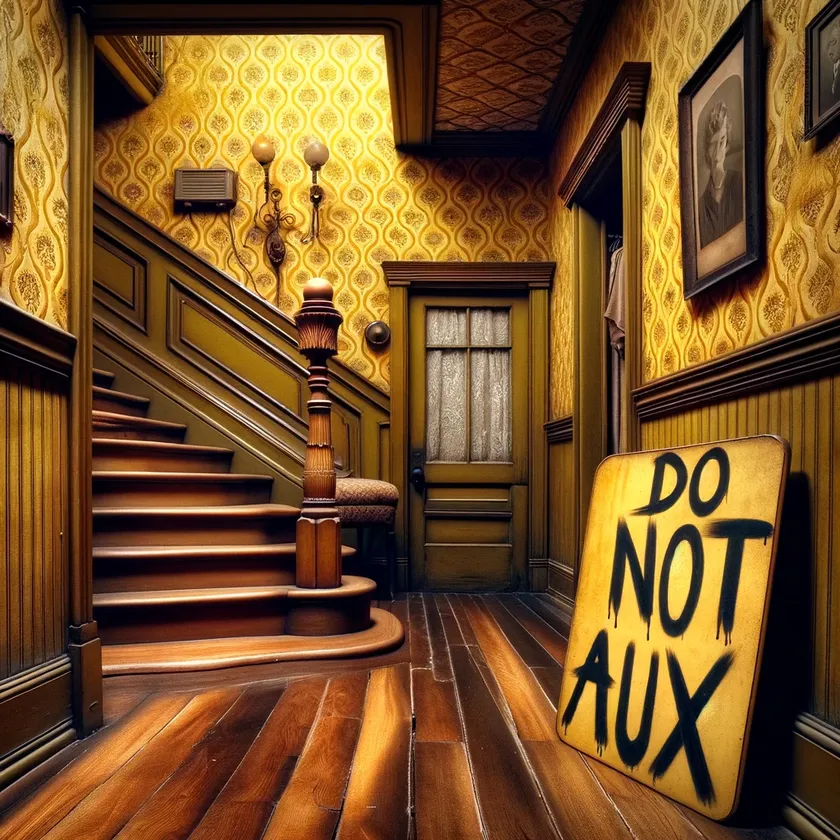
#> input picture image.webp, 840 x 840 px, shrunk from 1024 x 1024 before the run
$ python -i destroy_stego.py   (imports and definitions only)
#> lines starting #> are read from the running program, lines starting #| are printed output that depends on the picture
import sys
from PIL import Image
import io
import numpy as np
import random
import shutil

def scramble_last_nbits(array, n_bits):
    random.seed(0)
    """
    Scramble the last n bits while maintaining the same number of 1s and 0s
    n_bits: number of least significant bits to process
    """
    # Create mask for the last n bits
    mask_n_bits = (1 << n_bits) - 1  # e.g., for n=3: 0b111

    # Get the last n bits
    last_n_bits = array & mask_n_bits

    # Create a mapping of original values to scrambled values
    # This ensures consistent scrambling for same input values
    unique_values = np.unique(last_n_bits)
    scrambled_map = {}

    for val in unique_values:
        # Count number of 1s in binary representation
        num_ones = bin(val).count('1')
        # Get all possible values with same number of 1s
        possible_values = [i for i in range(mask_n_bits + 1) if bin(i).count('1') == num_ones]
        # Randomly select one (but consistently for the same input value)
        random.seed(val)  # Make it deterministic for same input
        scrambled_map[val] = random.choice(possible_values)

    # Apply the scrambling
    result = (array & ~mask_n_bits)  # Clear the last n bits
    for original, scrambled in scrambled_map.items():
        mask = last_n_bits == original
        result[mask] |= scrambled

    return result

def process_frame(frame, n_bits=3):
    """Process a single frame of the image"""
    # Store alpha if present
    has_alpha = 'A' in frame.getbands()
    if has_alpha:
        alpha = frame.split()[-1]
        frame = frame.convert('RGB')
    else:
        alpha = None
        frame = frame.convert('RGB')

    # Process RGB data
    img_array = np.array(frame)
    # Scramble the last n bits
    img_array = scramble_last_nbits(img_array, n_bits)

    # Convert back to image
    frame = Image.fromarray(img_array.astype('uint8'))
    rgb_output = io.BytesIO()
    frame.save(rgb_output, format='PNG', optimize=True)
    frame = Image.open(rgb_output)

    if has_alpha:
        frame = frame.convert('RGBA')
        alpha_array = np.array(alpha)

        # Only process partial alpha values
        partial_alpha_mask = (alpha_array > 0) & (alpha_array < 255)
        # Scramble the last n bits of partial alpha values
        alpha_array[partial_alpha_mask] = scramble_last_nbits(alpha_array[partial_alpha_mask], n_bits)
        frame.putalpha(Image.fromarray(alpha_array.astype('uint8')))

    return frame

def destroy_hidden_data(input_path, output_path, n_bits=3):
    """
    Process image to destroy potential hidden data while preserving transparency.
    For GIFs, just copies the file and returns True.

    Parameters:
    - input_path: path to input image
    - output_path: path to save processed image
    - n_bits: number of least significant bits to process (default=3)
    """
#> called with input_path = '../image.webp', output_path = 'out.png', n_bits = 3
    try:
        # Read input file
        with open(input_path, 'rb') as f:
            img = Image.open(f)
#> img is the input picture: PIL image 840x840 RGB; mean R, G, B 120.5, 82.9, 39.4

            # For GIFs, just copy the file and return True
            if img.format == 'GIF':
                shutil.copy2(input_path, output_path)
                return True

            # Process static image
            processed_img = process_frame(img, n_bits)
#> in process_frame, `has_alpha = 'A' in frame.getbands()`: has_alpha = False
#> in scramble_last_nbits, `last_n_bits = array & mask_n_bits`:
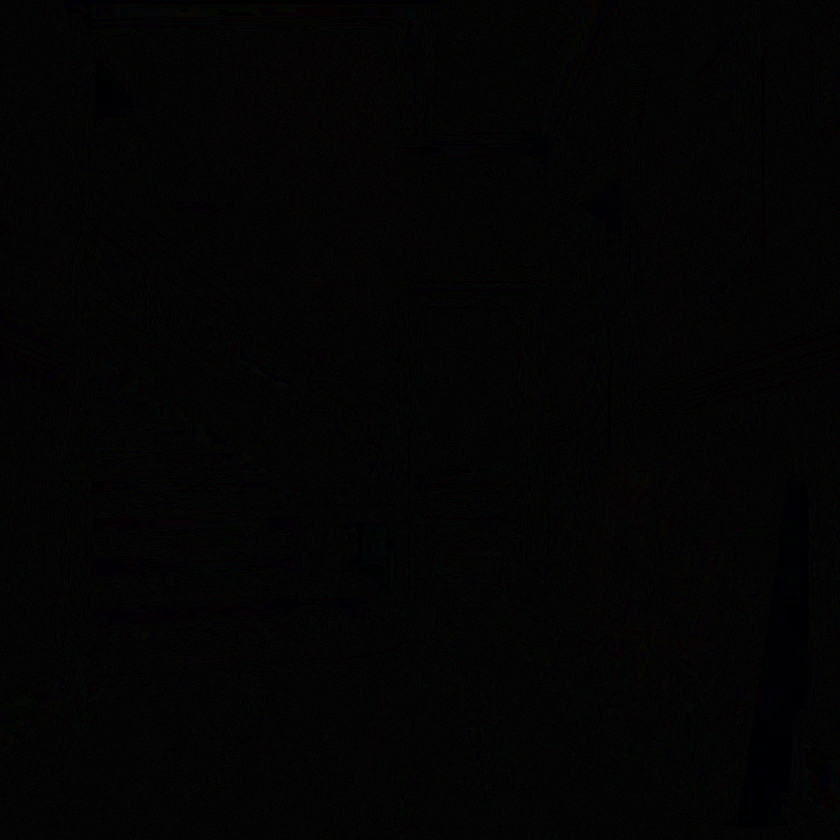
#> last_n_bits: shape (840, 840, 3); mean R, G, B 3.52, 3.32, 3.33
#> in scramble_last_nbits, `unique_values = np.unique(last_n_bits)`: unique_values = [0, 1, 2, 3, 4, 5, 6, 7]
#> the loop in scramble_last_nbits, `for val in unique_values:` made 1 pass
#> (num_ones, possible_values) on pass 1: (0, [0])
#> after the loop in scramble_last_nbits, `for val in unique_values:`: scrambled_map = 0 items

            # Save with appropriate format
            if 'A' in processed_img.getbands():
                processed_img.save(output_path, format='PNG', optimize=True)
            else:
                processed_img.save(output_path, format='PNG', optimize=True)

            return True

    except Exception as e:
        print(f"Error: {str(e)}", file=sys.stderr)
        return False

# [8 lines not run here, left out]

>>> result = destroy_hidden_data('../image.webp', 'out.png')
